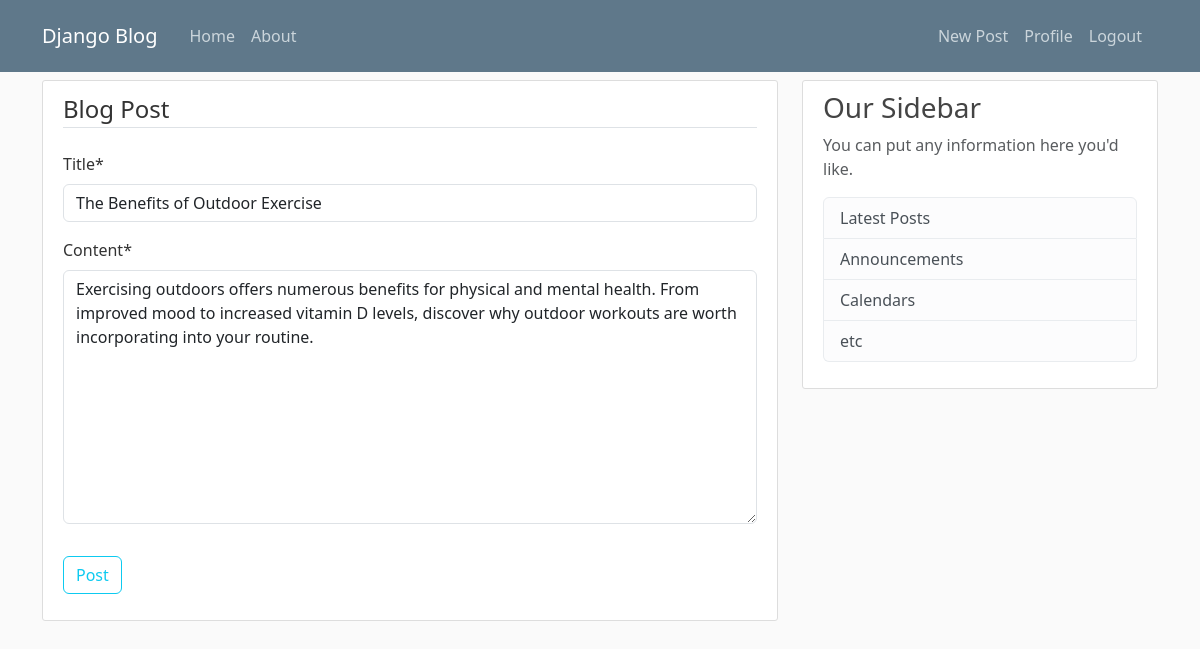
/post/51/update/ (signed in), run on the app's committed database.
### blog/models.py (models this page shows, shortened)
class Post(models.Model):
  title = models.CharField(max_length=100)
  content = models.TextField()
  date_posted = models.DateTimeField(default=timezone.now)
  author = models.ForeignKey(User, on_delete=models.CASCADE)

### blog/views.py (the view, shortened to what this page needs)
# urls.py: path('post/<int:pk>/update/', PostUpdateView.as_view(), name='post-update'),
class PostUpdateView(LoginRequiredMixin, UserPassesTestMixin, UpdateView):
  model = Post
  fields = ['title', 'content']
  def test_func(self):
    post = self.get_object()
    if self.request.user == post.author:
      return True
    return False

### blog/templates/blog/post_form.html (shortened to what this page needs)
{% extends "blog/base.html" %}
{% load crispy_forms_tags %}
{% block content %}
<div class="content-section">
  <form method="POST">
    <fieldset class="mb-3">
      <legend class="border-bottom mb-4">Blog Post</legend>
      {{ form|crispy }}
    </fieldset>
    <div class="mb-3">
      <button class="btn btn-outline-info" type="submit">Post</button>
    </div>
  </form>
</div>
{% endblock content %}

### blog/static/blog/main.css (style rules this page uses)
body { background: #fafafa; color: #333333; margin-top: 5rem; }
.content-section { background: #ffffff; padding: 10px 20px; border: 1px solid #dddddd; border-radius: 3px; margin-bottom: 20px; }

### data on the page
Post: title "The Benefits of Outdoor Exercise", content "Exercising outdoors offers numerous benefits for physical and mental health. From improved mood to increased vitamin D levels, discover why outdoor workouts are worth incorporating into your routine."
